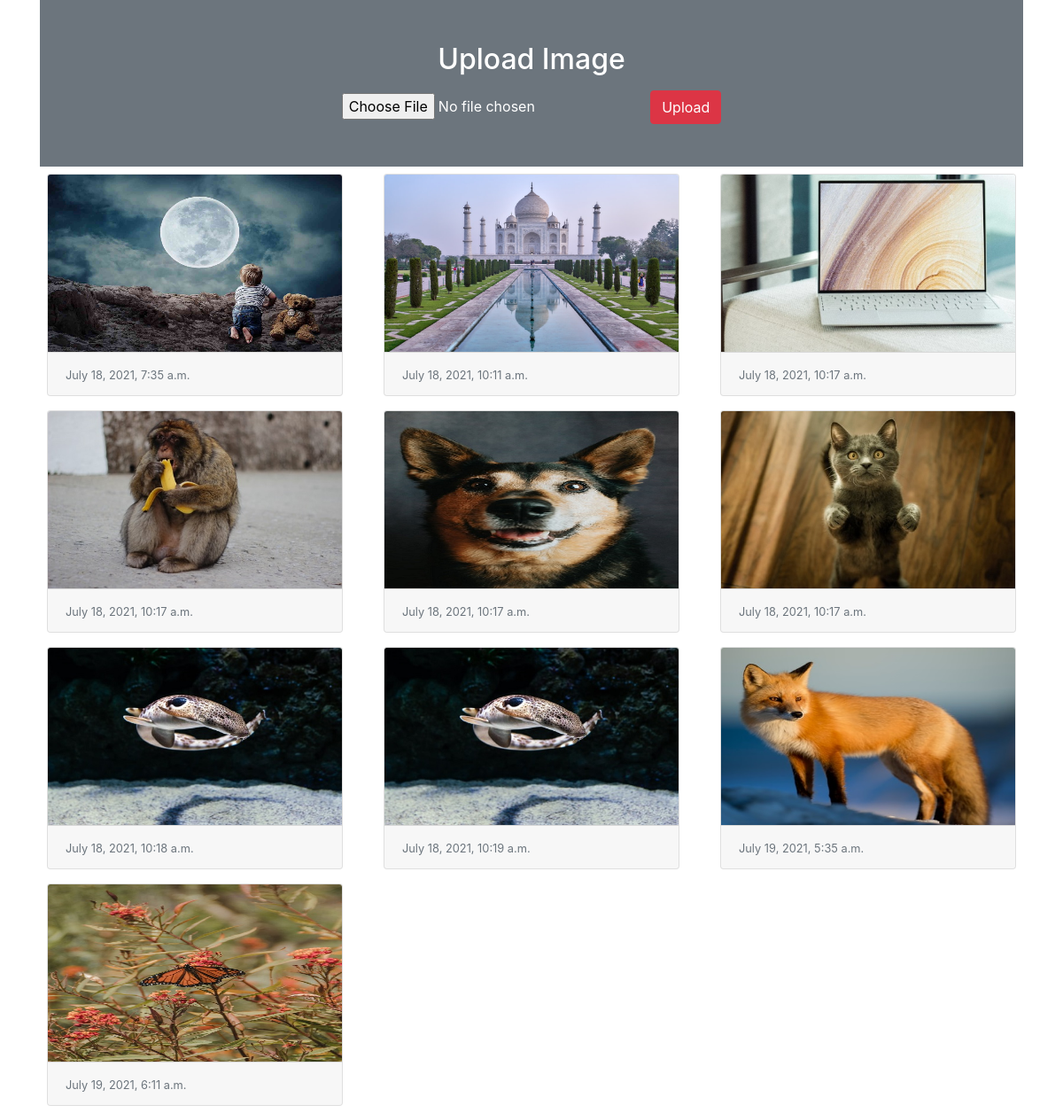
The page / on the database its author committed.
### myapp/models.py (models this page shows)
class Image(models.Model):
	photo = models.ImageField(upload_to="myimage")
	date = models.DateTimeField(auto_now_add=True)

### myapp/views.py (the view)
# urls.py: 2. Add a URL to urlpatterns:  path('', views.home, name='home')
def home(request):
	if request.method == "POST":
		form = ImageForm(request.POST, request.FILES)
		if form.is_valid():
			form.save()
	form = ImageForm()
	img = Image.objects.all()
	return render(request, 'myapp/home.html', {'img':img, 'form':form})

### myapp/forms.py
class ImageForm(forms.ModelForm):
	class Meta:
		model = Image
		fields = '__all__'
		labels = {'photo':''}

### myapp/templates/myapp/home.html (shortened to what this page needs)
<!doctype html>
<html lang="en">
  <head>
    <link rel="stylesheet" href="https://cdn.jsdelivr.net/npm/bootstrap@4.5.3/dist/css/bootstrap.min.css">
  </head>
  <body>
    <div class="container">
      <div class="py-5 text-center bg-secondary text-white">
        <h2 class="mb-3">Upload Image</h2>
        <form action="" method="post" enctype="multipart/form-data">
          {{form}}
          <input type="submit" class="btn btn-danger" value="Upload">
        </form>
      </div>
      <div class="row">
        {% for x in img %}
        <div class="col-sm-4">
          <div class="card m-2">
            <img src="{{x.photo.url}}" alt="" class="card-img-top" height="200px">
            <div class="card-footer">
              <small class="text-muted">{{x.date}}</small>
            </div>
          </div>
        </div>
        {% endfor %}
      </div>
    </div>
  </body>
</html>

### rows shown on the page
Image: photo (picture), date "July 18, 2021, 7:35 a.m."
Image: photo (picture), date "July 18, 2021, 10:11 a.m."
Image: photo (picture), date "July 18, 2021, 10:17 a.m."
Image: photo (picture), date "July 18, 2021, 10:17 a.m."
Image: photo (picture), date "July 18, 2021, 10:17 a.m."
Image: photo (picture), date "July 18, 2021, 10:17 a.m."
Image: photo (picture), date "July 18, 2021, 10:18 a.m."
Image: photo (picture), date "July 18, 2021, 10:19 a.m."
Image: photo (picture), date "July 19, 2021, 5:35 a.m."
Image: photo (picture), date "July 19, 2021, 6:11 a.m."
